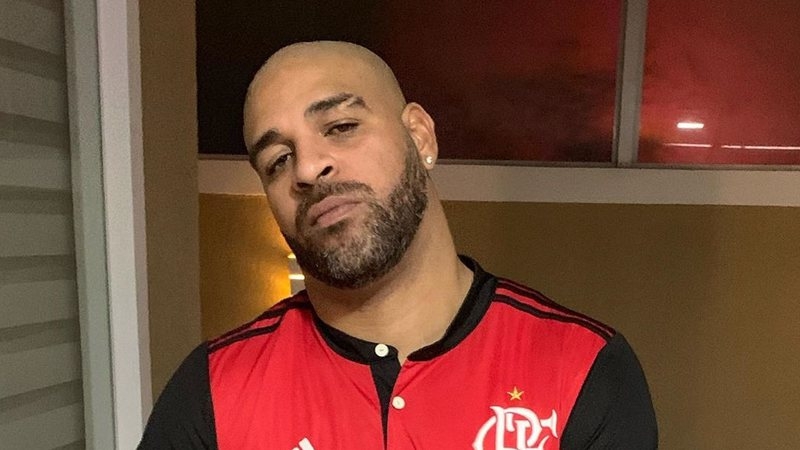
#> input picture didico.jpg, 800 x 450 px, found by its file name
$ python ex2.py
#> lines starting #> are read from the running program, lines starting #| are printed output that depends on the picture
import skimage.io as io
import matplotlib.pyplot as plt

img_rgb = io.imread("didico.jpg")
#> img_rgb is the input picture: shape (450, 800, 3); mean R, G, B 114.9, 69.7, 52.7
img_mirror = img_rgb[:,::-1,:]
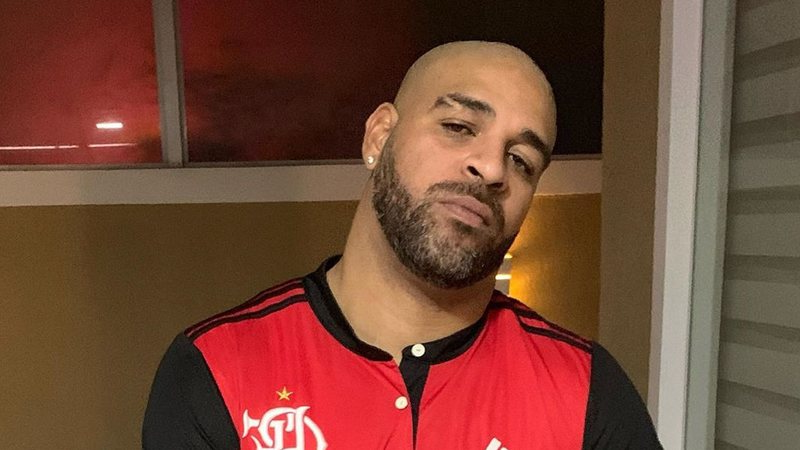
#> img_mirror: shape (450, 800, 3); mean R, G, B 114.9, 69.7, 52.7

plt.imshow(img_rgb)
plt.show()

plt.imshow(img_mirror)
plt.show()

#> (the run stopped early here; a loop or call above may not have finished)

$ run again, with novo_bento_freitas.jpg copied over didico.jpg
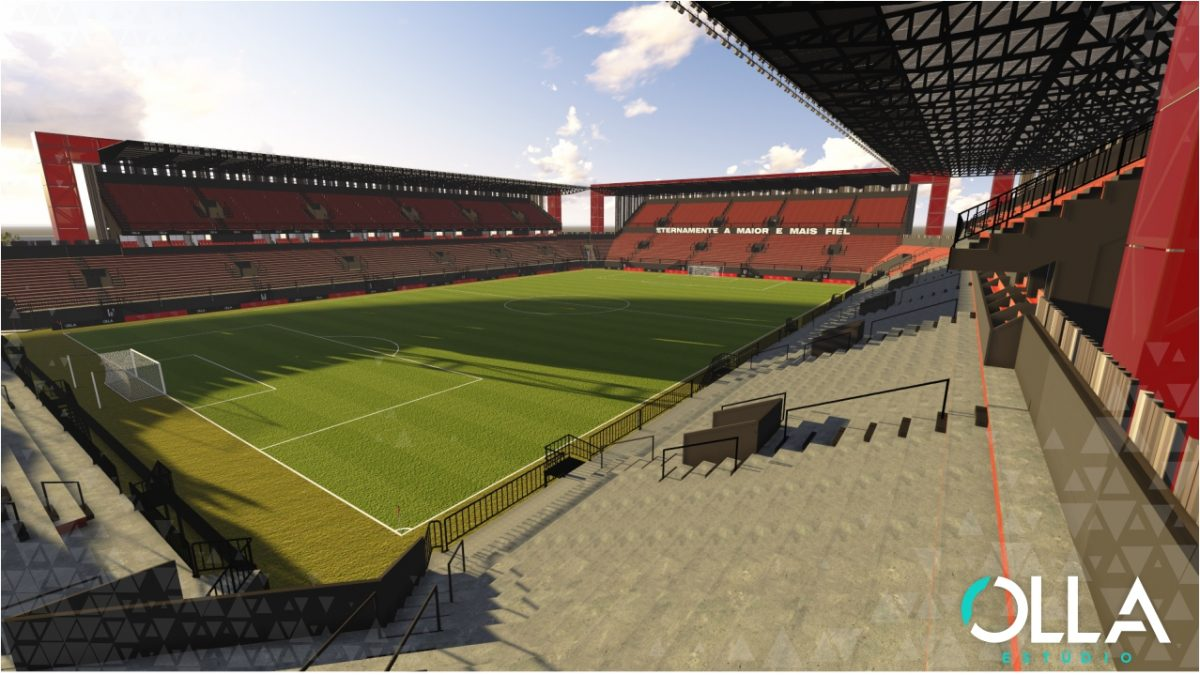
#> input picture novo_bento_freitas.jpg, 1200 x 675 px, found by its file name
#> img_rgb is the input picture: shape (675, 1200, 3); mean R, G, B 122.1, 112, 93.1
#> `img_mirror = img_rgb[:,::-1,:]`:
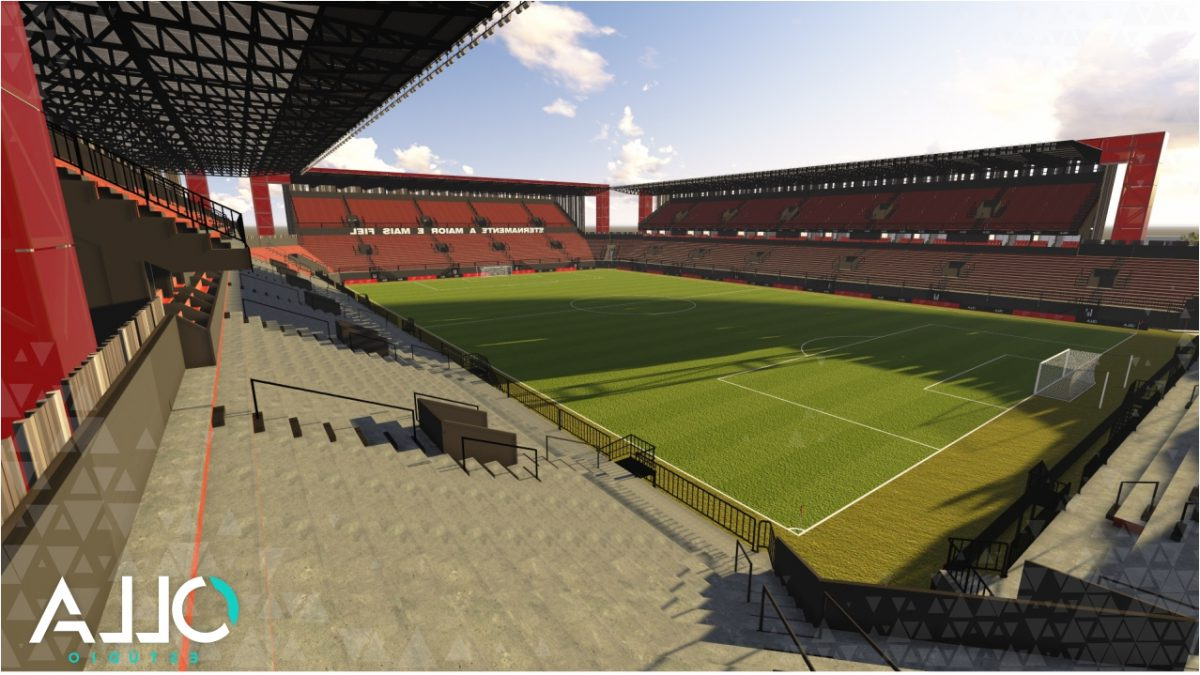
#> img_mirror: shape (675, 1200, 3); mean R, G, B 122.1, 112, 93.1
